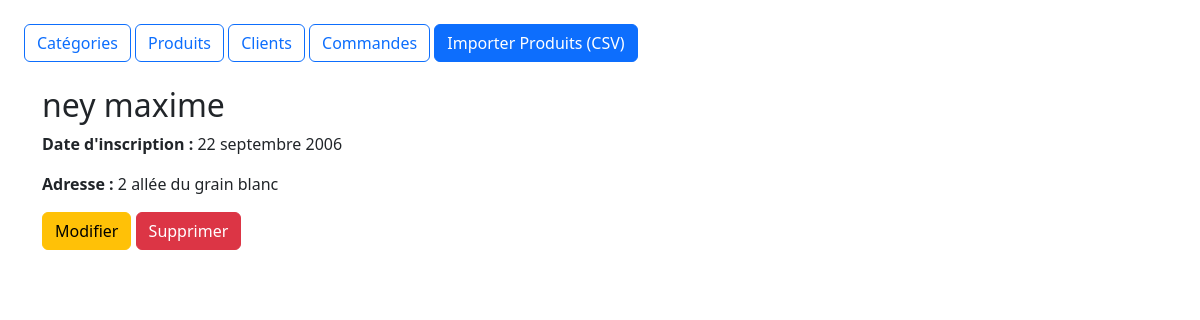
Screenshot of /driveapp/client/3/ with the database file from the repository.
### driveapp/models.py (models this page shows, shortened)
class Client(models.Model):
    id_clients = models.AutoField(primary_key=True)
    nom = models.CharField(max_length=255)
    prenom = models.CharField(max_length=255)
    date_inscription = models.DateField()
    adresse = models.CharField(max_length=255)

### driveapp/views.py (the view)
# urls.py: path('client/<int:pk>/', views.detail_client, name='detail_client'),
def detail_client(request, pk):
    client = get_object_or_404(Client, pk=pk)
    commandes = Commande.objects.filter(id_client=client)
    return render(request, 'driveapp/client/detail.html', {
        'client': client,
        'commandes': commandes
    })

### driveapp/templates/driveapp/client/detail.html (shortened to what this page needs)
{% extends 'driveapp/base.html' %}
{% block content %}
<h2>{{ client.nom }} {{ client.prenom }}</h2>
<p><strong>Date d'inscription :</strong> {{ client.date_inscription }}</p>
<p><strong>Adresse :</strong> {{ client.adresse }}</p>
<a href="{% url 'modifier_client' client.pk %}" class="btn btn-warning">Modifier</a>
<form action="{% url 'supprimer_client' client.pk %}" method="post" style="display:inline;">
    <button type="submit" class="btn btn-danger">Supprimer</button>
</form>
{% endblock %}

### rows the page displays
Client: nom "ney", prenom "maxime", date_inscription "22 septembre 2006", adresse "2 allée du grain blanc"
